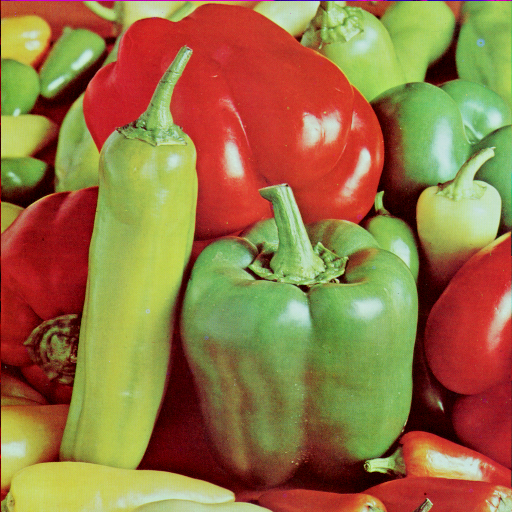
#> input picture Lab2/imgs-P2/peppers.ppm, 512 x 512 px, found by its file name
$ python p2.py
#> lines starting #> are read from the running program, lines starting #| are printed output that depends on the picture
#!/usr/bin/env python
# -*- coding: utf-8 -*-

from PIL import Image
import scipy.ndimage as filters
from scipy.signal import medfilt2d
import scipy.signal
import numpy as np
import matplotlib.pyplot as plt
import math as math
import glob
import os
import sys
import time

sys.path.append("../../p1/code") # set the path for visualPercepUtils.py
import visualPercepUtils as vpu


# -----------------------
# Salt & pepper noise
# -----------------------

# [126 lines left out: functions addSPNoise, testSandPNoise, addGaussianNoise, testGaussianNoise, averageFilter, separableAverageFilter and 5 more, not called in this run]

def gaussianFilter(im, sigma=5, n=16):
    # im is PIL image
    gv1d = scipy.signal.gaussian(n, sigma)
    gv1d = gv1d / np.sum(gv1d)
    #plt.imshow(gv1d.reshape(1, -1))
    gv2d = np.outer(gv1d, gv1d)
    #plt.imshow(gv2d)
    result = im.copy()
    result = filters.convolve(result, gv2d)
    print(result)
    return result


# [32 lines left out: functions testGaussianFilter, gaussianFilterEx3, not called in this run]

# -----------------
# Median filter
# -----------------

def medianFilter(im, filterSize):
    return medfilt2d(im, filterSize)

# [10 lines left out: function testMedianFilter, not called in this run]


# --------------------------
# Quotient Image
# --------------------------
def quotientImage(im, sigma):
    blurred_im = gaussianFilter(im, sigma,)
    result = im / blurred_im
    plt.imshow(result)
    return result

# [5 lines left out: function testQuotientImage, not called in this run]

def doQuotient():
    im = Image.open('./Lab2/imgs-P2/peppers.ppm').convert('L')
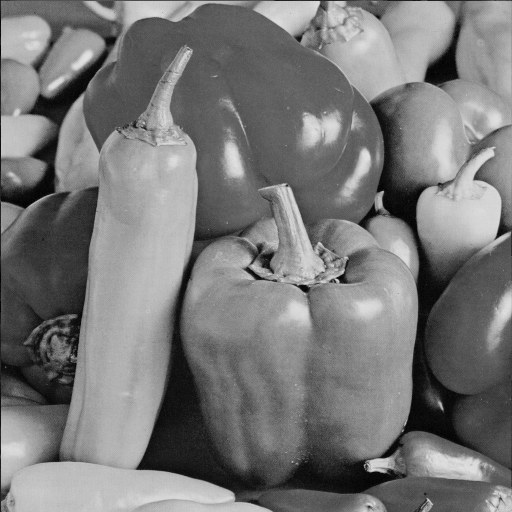
#> im: PIL image 512x512 L; min 0, max 228, mean 120.2
    sigma = 2
    quotioentImage = quotientImage(im, sigma)
#> in gaussianFilter, `result = filters.convolve(result, gv2d)`:
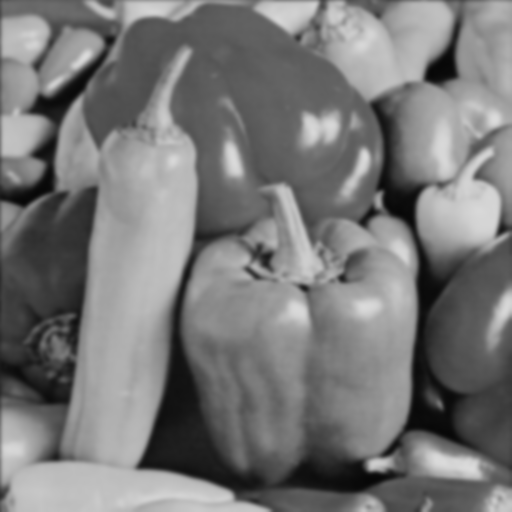
#> result: shape (512, 512); min 6, max 219, mean 119.8
#> (printed output is left out)
#> in quotientImage, `result = im / blurred_im`:
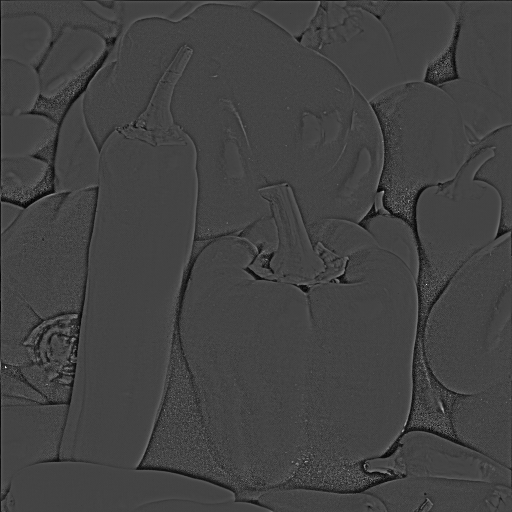
#> result: shape (512, 512) float64; min 0, max 3.76, mean 0.992; drawn with min black and max white

    fig, axs = plt.subplots(1, 2)
    axs[0].imshow(im, cmap='gray')
    axs[0].set_title('Original Image')
    axs[1].imshow(quotioentImage, cmap='gray')
    axs[1].set_title('Quotient Image')
    plt.show()
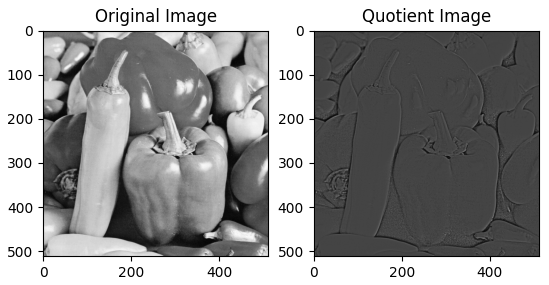
#> figure drawn by matplotlib, 2 panels

# -----------------
# Test image files
# -----------------

path_input = './Lab2/imgs-P2/'
path_output = './Lab2/imgs-out-P2/'
bAllFiles = False
if bAllFiles:
    files = glob.glob(path_input + "*")
else:
    files = [path_input + 'peppers.ppm']  # lena256.pgm, lena512.pgm, peppers.ppm

# --------------------
# Tests to perform
# --------------------

testsNoises = ['testSandPNoise', 'testGaussianNoise']
testsFilters = ['testAverageFilter', 'testSeparableAverageFilter', 'testGaussianFilter', 'testMedianFilter']
bAllTests = False
if bAllTests:
    tests = testsNoises + testsFilters
else:
    tests = ['testGaussianFilter']#['testQuotientImage']#['gaussianFilterEx3']#['testAverageFilter', 'testSeparableAverageFilter', 'testGaussianFilter']

# -------------------------------------------------------------------
# Dictionary of user-friendly names for each function ("test") name
# -------------------------------------------------------------------

nameTests = {'testGaussianNoise': 'Gaussian noise',
             'testSandPNoise': 'Salt & Pepper noise',
             'testAverageFilter': 'Mean filter',
             'testGaussianFilter': 'Gaussian filter',
             'testMedianFilter': 'Median filter',
             'testSeparableAverageFilter':'Separable Average',
             'testQuotientImage':'Quotient Image',
             'gaussianFilterEx3':'Gaussian Filter Ex3'}

bSaveResultImgs = False

# -----------------------
# Parameters of noises
# -----------------------
percentagesSandP = [3]  # ratio (%) of image pixes affected by salt and pepper noise
gauss_sigmas_noise = [3]#[3, 5, 10]  # standard deviation (for the [0,255] range) for Gaussian noise


# -----------------------
# Parameters of filters
# -----------------------

gauss_sigmas_filter = [1.2]  # standard deviation for Gaussian filter
avgFilter_sizes = [3, 7, 15]  # sizes of mean (average) filter
medianFilter_sizes = [3, 7, 15]  # sizes of median filter

testsUsingPIL = ['testQuotientImage' ,'gaussianFilterEx3', 'testSandPNoise', 'testGaussianNoise', 'testGaussianFilter']  # which test(s) uses PIL images as input (instead of NumPy 2D arrays)


# -----------------------------------------
# Apply defined tests and display results
# -----------------------------------------

# [52 lines left out: function doTests, not called in this run]

if __name__ == "__main__":
    #doTests()
    doQuotient()
